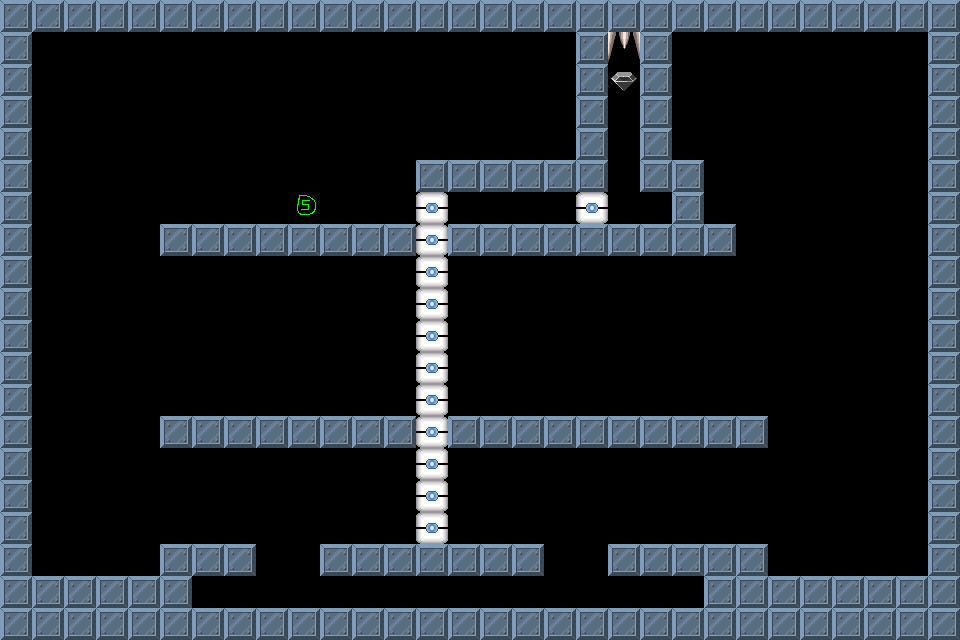

Below is a game level as drawn by its tile map, then a one-line description and the .tmx that defines it (tile-layer data replaced by summaries):
An orthogonal 30x20 tile map with 32x32 px tiles, 1 tile layer (Tile Layer 1).

<map version="1.0" orientation="orthogonal" width="30" height="20" tilewidth="32" tileheight="32">
 <tileset firstgid="1" name="brick-1" tilewidth="32" tileheight="32">
  <image source="brick-1.png" width="128" height="128" />
  <tile id="0">
   <properties>
    <property name="components" value="Platform" />
   </properties>
  </tile>
  <tile id="1">
   <properties>
    <property name="components" value="PlayerStart" />
   </properties>
  </tile>
  <tile id="2">
   <properties>
    <property name="components" value="Spikes, Deadly" />
   </properties>
  </tile>
  <tile id="3">
   <properties>
    <property name="components" value="Gem" />
   </properties>
  </tile>
  <tile id="4">
   <properties>
    <property name="components" value="Spikes, Deadly" />
   </properties>
  </tile>
  <tile id="5">
   <properties>
    <property name="components" value="Stone, Pushable, Platform" />
   </properties>
  </tile>
  <tile id="6">
   <properties>
    <property name="components" value="Gem, PowerUp" />
   </properties>
  </tile>
  <tile id="7">
   <properties>
    <property name="components" value="Gem, PowerDown" />
   </properties>
  </tile>
 </tileset>
 <layer name="Tile Layer 1" width="30" height="20">
  <data>[600 cells, 190 non-empty, 5 distinct tile ids]</data>
 </layer>
</map>
